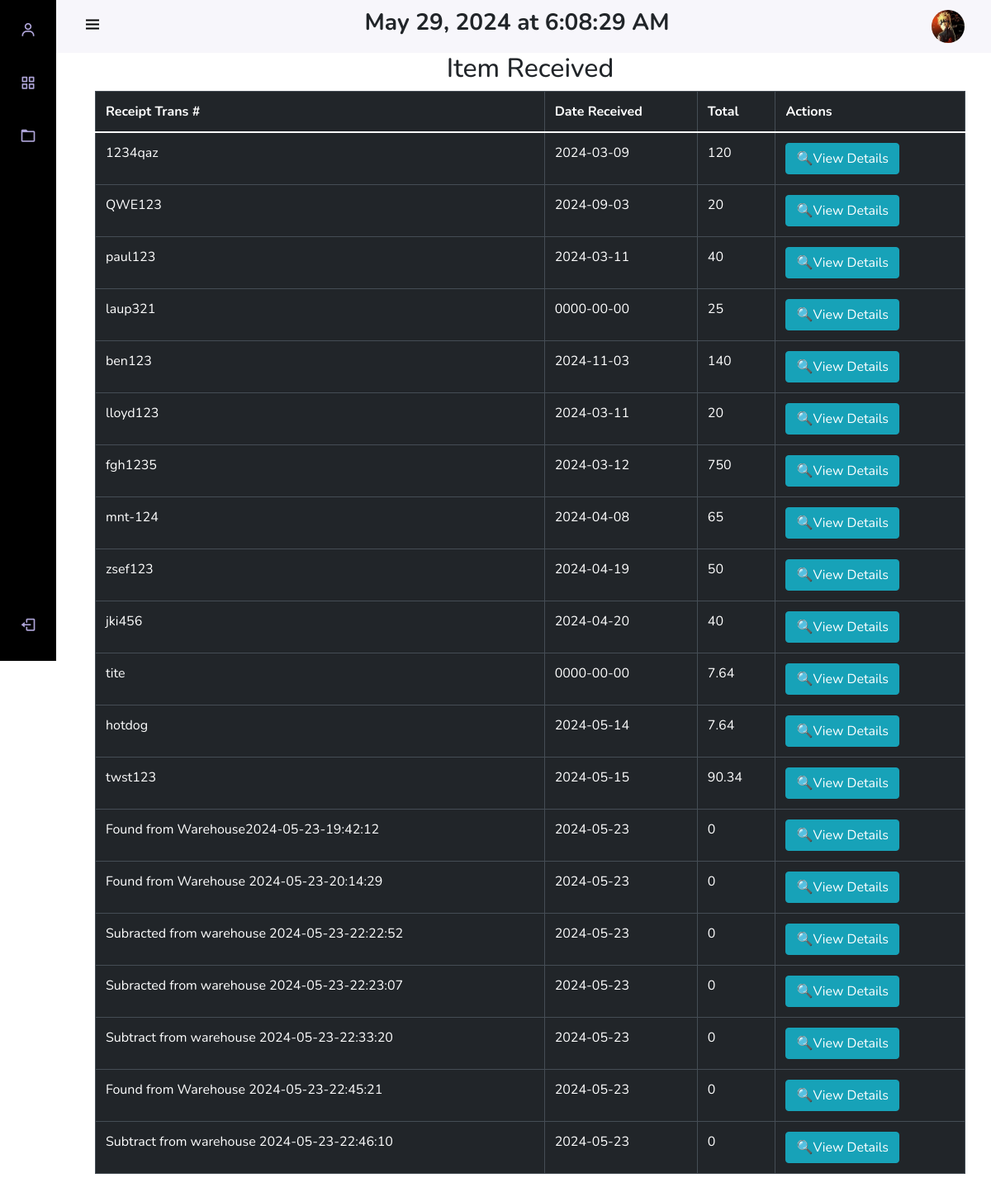
The page /pages/user/user_rdu_view_deliver_received.php (signed in) on the database its author committed.
### tables this page shows
CREATE TABLE `accounts` (
  `id` int(11) NOT NULL,
  `username` varchar(50) NOT NULL,
  `password` varchar(256) DEFAULT NULL,
  `email` varchar(100) NOT NULL,
  `role_as` int(11) NOT NULL,
  `picture` varchar(255) DEFAULT NULL
);

CREATE TABLE `deliver_received` (
  `post_trans_number` int(11) NOT NULL,
  `receipt_trans_number` varchar(256) NOT NULL,
  `date_received` date NOT NULL,
  `vendor_name` varchar(255) NOT NULL,
  `total` double NOT NULL,
  `received_by` varchar(256) NOT NULL
);

### pages/user/user_rdu_view_deliver_received.php (the view, shortened to what this page needs)
<?php
include '../../database/config.php';
?>
<!DOCTYPE html>
<html lang="en">
<head>
    <?php include "user_ham.php"; ?>
    <?php
    $data = "SELECT * FROM deliver_received";
    $result = mysqli_query($conn, $data);
    if (mysqli_num_rows($result) > 0) {
        echo "<h2><center>Item Received</center></h2>
    <section class='intro'>
        <div class='gradient-custom-2 h-100'>
            <div class='mask d-flex align-items-center h-100'>
                <div class='container'>
                    <div class='row justify-content-center'>
                        <div class='col-12'>
                            <div class='table-responsive'>
                                <table class='table table-dark table-bordered mb-0'>
                                    <thead>
                                        <tr>
                                            <th scope ='col'>Receipt Trans #</th>
                                            <th scope='col' >Date Received</th>
                                            <th scope='col'>Total</th>
                                            <th scope='col'>Actions</th>
                                        </tr>
                                    </thead>
                                    <tbody>";
        while ($row = mysqli_fetch_assoc($result)) {
            $receipt_trans_number = $row['receipt_trans_number'];
            $date_received = $row['date_received'];
            $total = $row['total'];
            echo "<tr>";
            echo "<td class ='id'>" . $receipt_trans_number . "</td>";
            echo "<td class = 'date'>" . $date_received . "</td>";
            echo "<td  class ='total'>" . $total . "</td>";
            echo "<td><a href='#'class='btn btn-info view_details'>🔍View Details</a></td>";
            echo "</tr>";
        }
        echo "</tbody>
                                </table>
                            </div>
                        </div>
                    </div>
                </div>
            </div>
        </div>
    </section>
    <br/>
        ";
    } else {
        echo "Database is EMPTY";
    }
    ?>
    <br />
    </body>
</html>

### pages/user/user_ham.php (shortened to what this page needs)
<?php
include "../../database/config.php";
$usn = $_SESSION['user_name'];
$sql = "SELECT picture FROM accounts WHERE username = '$usn'";
$result = mysqli_query($conn, $sql);
if ($result->num_rows > 0) {
    $row = $result->fetch_assoc();
    $picture_name = $row["picture"];
}
?>
<link rel="stylesheet" href="https://code.jquery.com/ui/1.13.2/themes/base/jquery-ui.css">
<link rel="stylesheet" href="https://cdn.jsdelivr.net/npm/bootstrap@5.0.0-beta1/dist/css/bootstrap.min.css">
<link rel="stylesheet" href="https://cdn.jsdelivr.net/npm/bootstrap@5.0.0-beta1/dist/js/bootstrap.bundle.min.js">
<link rel="stylesheet" href="https://cdnjs.cloudflare.com/ajax/libs/jquery/3.2.1/jquery.min.js">
<link rel="stylesheet" href="https://cdn.jsdelivr.net/npm/boxicons@latest/css/boxicons.min.css">
<link href="https://cdn.jsdelivr.net/npm/select2@4.1.0-rc.0/dist/css/select2.min.css" rel="stylesheet" />
<link rel="stylesheet" href="https://stackpath.bootstrapcdn.com/bootstrap/4.5.2/css/bootstrap.min.css">
<link rel="stylesheet" href="https://cdn.jsdelivr.net/npm/sweetalert2@10">
</head>
<?php
if ($_SESSION['role_as'] == '2') {
    echo "
    <body>
    <body id='body-pd'>
    <header class='header' id='header'>
        <div class='header_toggle'> <i class='bx bx-menu' id='header-toggle' style='color:black !important;'></i> </div>
        <div class='header_time'>
            <h3><b><span id='current_datetime'></span></b></h3>
        </div>
        <div class='header_img'><img src='../../img/$picture_name' alt=''></div>
    </header>
    <div class='l-navbar' id='nav-bar'style = 'background-color:black!important;' >
        <nav class='nav' >
            <div>
                <a href='user_view_profile.php' class='nav_link' title='Profile'> <i class='bx bx-user nav_icon'></i> <span class='nav_name'>View Profile</span> </a>
                <div class='nav_list'>
                    <a href='user_page.php' class='nav_link active' title='Dashboard'> <i class='bx bx-grid-alt nav_icon'></i> <span class='nav_name'>Dashboard</span> </a>
                  <a href='user_frontend_view_transaction.php' class='nav_link' title='Transactions'> <i class='bx bx-folder nav_icon'></i> <span class='nav_name'>View Transactions</span> </a>
            </div>
            </div> <a href='../../actions/logout.php' class='nav_link' title='logOut'> <i class='bx bx-log-out nav_icon'></i> <span class='nav_name'>SignOut</span> </a>
        </nav>
    </div>
    ";
}
?>

### pages/user/user_ham.php (style rules this page uses)
:root { --header-height: 3rem; --nav-width: 68px; --first-color: #4723D9; --first-color-light: #AFA5D9; --white-color: #F7F6FB; --body-font: 'Nunito', sans-serif; --normal-font-size: 1rem; --z-fixed: 100 }
body { position: relative; margin: var(--header-height) 0 0 0; padding: 0 1rem; font-family: var(--body-font); font-size: var(--normal-font-size); transition: .5s }
a { text-decoration: none }
.header { width: 100%; height: var(--header-height); position: fixed; top: 0; left: 0; display: flex; align-items: center; justify-content: space-between; padding: 0 1rem; background-color: var(--white-color); z-index: var(--z-fixed); transition: .5s }
.header_toggle { color: var(--first-color); font-size: 1.5rem; cursor: pointer }
.header_img { width: 35px; height: 35px; display: flex; justify-content: center; border-radius: 50%; overflow: hidden }
.header_img img { width: 40px }
.l-navbar { position: fixed; top: 0; left: -30%; width: var(--nav-width); height: 100vh; background-color: var(--first-color); padding: .5rem 1rem 0 0; transition: .5s; z-index: var(--z-fixed) }
.nav { height: 100%; display: flex; flex-direction: column; justify-content: space-between; overflow: hidden }
.nav_logo, .nav_link { display: grid; grid-template-columns: max-content max-content; align-items: center; column-gap: 1rem; padding: .5rem 0 .5rem 1.5rem }
.nav_link { position: relative; color: var(--first-color-light); margin-bottom: 1.5rem; transition: .3s }
.nav_icon { font-size: 1.25rem }
@media screen and (min-width: 768px) { body { margin: calc(var(--header-height) + 1rem) 0 0 0; padding-left: calc(var(--nav-width) + 2rem) } }
@media screen and (min-width: 768px) { .header { height: calc(var(--header-height) + 1rem); padding: 0 2rem 0 calc(var(--nav-width) + 2rem) } }
@media screen and (min-width: 768px) { .header_img { width: 40px; height: 40px } }
@media screen and (min-width: 768px) { .header_img img { width: 45px } }
@media screen and (min-width: 768px) { .l-navbar { left: 0; padding: 1rem 1rem 0 0 } }

### rows shown on the page
accounts: picture (picture)
deliver_received: receipt_trans_number "1234qaz", date_received "2024-03-09", total "120"
deliver_received: receipt_trans_number "QWE123", date_received "2024-09-03", total "20"
deliver_received: receipt_trans_number "paul123", date_received "2024-03-11", total "40"
deliver_received: receipt_trans_number "laup321", date_received "0000-00-00", total "25"
deliver_received: receipt_trans_number "ben123", date_received "2024-11-03", total "140"
deliver_received: receipt_trans_number "lloyd123", date_received "2024-03-11", total "20"
deliver_received: receipt_trans_number "fgh1235", date_received "2024-03-12", total "750"
deliver_received: receipt_trans_number "mnt-124", date_received "2024-04-08", total "65"
deliver_received: receipt_trans_number "zsef123", date_received "2024-04-19", total "50"
deliver_received: receipt_trans_number "jki456", date_received "2024-04-20", total "40"
deliver_received: receipt_trans_number "tite", date_received "0000-00-00", total "7.64"
deliver_received: receipt_trans_number "hotdog", date_received "2024-05-14", total "7.64"
deliver_received: receipt_trans_number "twst123", date_received "2024-05-15", total "90.34"
deliver_received: receipt_trans_number "Found from Warehouse2024-05-23-19:42:12", date_received "2024-05-23", total "0"
deliver_received: receipt_trans_number "Found from Warehouse 2024-05-23-20:14:29", date_received "2024-05-23", total "0"
deliver_received: receipt_trans_number "Subracted from warehouse 2024-05-23-22:22:52", date_received "2024-05-23", total "0"
deliver_received: receipt_trans_number "Subracted from warehouse 2024-05-23-22:23:07", date_received "2024-05-23", total "0"
deliver_received: receipt_trans_number "Subtract from warehouse 2024-05-23-22:33:20", date_received "2024-05-23", total "0"
deliver_received: receipt_trans_number "Found from Warehouse 2024-05-23-22:45:21", date_received "2024-05-23", total "0"
deliver_received: receipt_trans_number "Subtract from warehouse 2024-05-23-22:46:10", date_received "2024-05-23", total "0"
